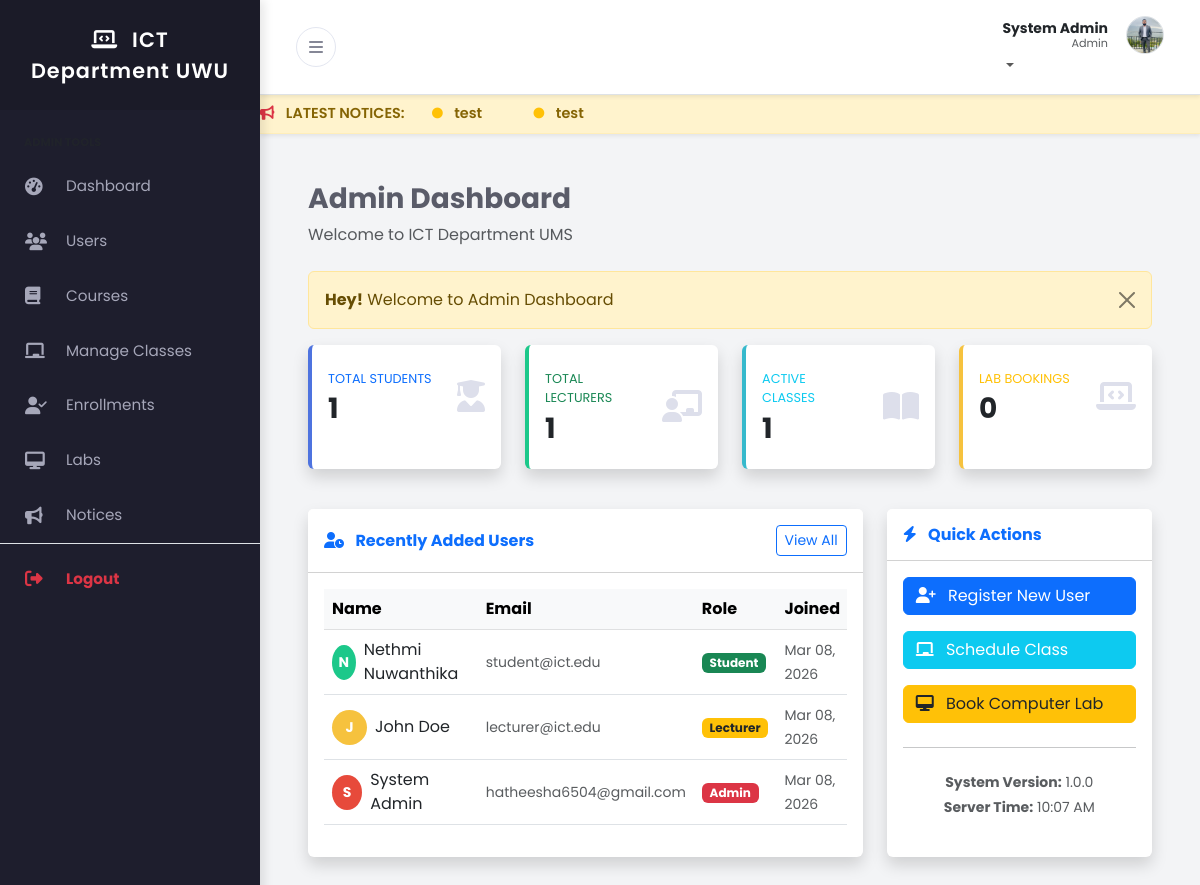
/admin/index.php (signed in), run on the app's committed database.
### tables this page shows
CREATE TABLE IF NOT EXISTS `users` (
  `user_id` int NOT NULL AUTO_INCREMENT,
  `full_name` varchar(100) NOT NULL,
  `email` varchar(100) NOT NULL,
  `password_hash` varchar(255) NOT NULL,
  `role` enum('admin','lecturer','student') NOT NULL,
  `phone` varchar(20) DEFAULT NULL,
  `profile_pic` varchar(255) DEFAULT 'default.png',
  `created_at` timestamp NULL DEFAULT CURRENT_TIMESTAMP,
  `theme` varchar(10) DEFAULT 'light',
  PRIMARY KEY (`user_id`),
  UNIQUE KEY `email` (`email`)
);

### admin/index.php (the view)
<?php
include('../includes/header.php');
include('../config/db.php');
$student_query = "SELECT COUNT(user_id) AS total FROM users WHERE role='student'";
$student_run = mysqli_query($conn, $student_query);
$total_students = mysqli_fetch_assoc($student_run)['total'];
$lecturer_query = "SELECT COUNT(user_id) AS total FROM users WHERE role='lecturer'";
$lecturer_run = mysqli_query($conn, $lecturer_query);
$total_lecturers = mysqli_fetch_assoc($lecturer_run)['total'];
$class_query = "SELECT COUNT(class_id) AS total FROM classes";
$class_run = mysqli_query($conn, $class_query);
$total_classes = mysqli_fetch_assoc($class_run)['total'];
$lab_query = "SELECT COUNT(schedule_id) AS total FROM lab_schedules";
$lab_run = mysqli_query($conn, $lab_query);
$total_labs = mysqli_fetch_assoc($lab_run)['total'];
?>
<div class="container-fluid px-4">
    <h3 class="mt-4 fw-bold">Admin Dashboard</h3>
    <ol class="breadcrumb mb-4">
        <li class="breadcrumb-item active">Welcome to ICT Department UMS</li>
    </ol>
    <?php include('../message.php'); ?>
    <div class="row">
        <div class="col-xl-3 col-md-6 mb-4">
            <div class="card border-left-primary shadow h-100 py-2 border-0" style="border-left: 4px solid #4e73df !important;">
                <div class="card-body">
                    <div class="row no-gutters align-items-center">
                        <div class="col mr-2">
                            <div class="text-xs font-weight-bold text-primary text-uppercase mb-1" style="font-size: 0.8rem;">
                                Total Students</div>
                            <div class="h5 mb-0 font-weight-bold text-gray-800 fw-bold fs-3"><?= $total_students; ?></div>
                        </div>
                        <div class="col-auto">
                            <i class="fas fa-user-graduate fa-2x text-gray-300" style="color: #dddfeb;"></i>
                        </div>
                    </div>
                </div>
            </div>
        </div>
        <div class="col-xl-3 col-md-6 mb-4">
            <div class="card border-left-success shadow h-100 py-2 border-0" style="border-left: 4px solid #1cc88a !important;">
                <div class="card-body">
                    <div class="row no-gutters align-items-center">
                        <div class="col mr-2">
                            <div class="text-xs font-weight-bold text-success text-uppercase mb-1" style="font-size: 0.8rem;">
                                Total Lecturers</div>
                            <div class="h5 mb-0 font-weight-bold text-gray-800 fw-bold fs-3"><?= $total_lecturers; ?></div>
                        </div>
                        <div class="col-auto">
                            <i class="fas fa-chalkboard-teacher fa-2x text-gray-300" style="color: #dddfeb;"></i>
                        </div>
                    </div>
                </div>
            </div>
        </div>
        <div class="col-xl-3 col-md-6 mb-4">
            <div class="card border-left-info shadow h-100 py-2 border-0" style="border-left: 4px solid #36b9cc !important;">
                <div class="card-body">
                    <div class="row no-gutters align-items-center">
                        <div class="col mr-2">
                            <div class="text-xs font-weight-bold text-info text-uppercase mb-1" style="font-size: 0.8rem;">
                                Active Classes</div>
                            <div class="h5 mb-0 font-weight-bold text-gray-800 fw-bold fs-3"><?= $total_classes; ?></div>
                        </div>
                        <div class="col-auto">
                            <i class="fas fa-book-open fa-2x text-gray-300" style="color: #dddfeb;"></i>
                        </div>
                    </div>
                </div>
            </div>
        </div>
        <div class="col-xl-3 col-md-6 mb-4">
            <div class="card border-left-warning shadow h-100 py-2 border-0" style="border-left: 4px solid #f6c23e !important;">
                <div class="card-body">
                    <div class="row no-gutters align-items-center">
                        <div class="col mr-2">
                            <div class="text-xs font-weight-bold text-warning text-uppercase mb-1" style="font-size: 0.8rem;">
                                Lab Bookings</div>
                            <div class="h5 mb-0 font-weight-bold text-gray-800 fw-bold fs-3"><?= $total_labs; ?></div>
                        </div>
                        <div class="col-auto">
                            <i class="fas fa-laptop-code fa-2x text-gray-300" style="color: #dddfeb;"></i>
                        </div>
                    </div>
                </div>
            </div>
        </div>
    </div>
    <div class="row mt-3">
        <div class="col-lg-8 mb-4">
            <div class="card shadow border-0 h-100">
                <div class="card-header py-3 bg-white d-flex flex-row align-items-center justify-content-between">
                    <h6 class="m-0 font-weight-bold text-primary fw-bold"><i class="fas fa-user-clock me-2"></i> Recently Added Users</h6>
                    <a href="users.php" class="btn btn-sm btn-outline-primary">View All</a>
                </div>
                <div class="card-body">
                    <div class="table-responsive">
                        <table class="table table-hover align-middle">
                            <thead class="table-light">
                                <tr>
                                    <th>Name</th>
                                    <th>Email</th>
                                    <th>Role</th>
                                    <th>Joined</th>
                                </tr>
                            </thead>
                            <tbody>
                                <?php
                                $recent_users = "SELECT * FROM users ORDER BY user_id DESC LIMIT 5";
                                $recent_run = mysqli_query($conn, $recent_users);
                                if(mysqli_num_rows($recent_run) > 0) {
                                    foreach($recent_run as $user) {
                                        ?>
                                        <tr>
                                            <td>
                                                <div class="d-flex align-items-center">
                                                    <div class="rounded-circle text-white d-flex justify-content-center align-items-center me-2 fw-bold"
                                                         style="width:35px; height:35px; font-size:14px; background-color: <?= $user['role'] == 'admin' ? '#e74a3b' : ($user['role'] == 'lecturer' ? '#f6c23e' : '#1cc88a'); ?>">
                                                        <?= strtoupper(substr($user['full_name'], 0, 1)); ?>
                                                    </div>
                                                    <?= $user['full_name']; ?>
                                                </div>
                                            </td>
                                            <td><span class="text-muted small"><?= $user['email']; ?></span></td>
                                            <td>
                                                <span class="badge bg-<?= $user['role'] == 'admin' ? 'danger' : ($user['role'] == 'lecturer' ? 'warning text-dark' : 'success'); ?>">
                                                    <?= ucfirst($user['role']); ?>
                                                </span>
                                            </td>
                                            <td><span class="text-muted small"><?= date('M d, Y', strtotime($user['created_at'])); ?></span></td>
                                        </tr>
                                        <?php
                                    }
                                } else {
                                    echo "<tr><td colspan='4' class='text-center'>No users found</td></tr>";
                                }
                                ?>
                            </tbody>
                        </table>
                    </div>
                </div>
            </div>
        </div>
        <div class="col-lg-4 mb-4">
            <div class="card shadow border-0 h-100">
                <div class="card-header py-3 bg-white">
                    <h6 class="m-0 font-weight-bold text-primary fw-bold"><i class="fas fa-bolt me-2"></i> Quick Actions</h6>
                </div>
                <div class="card-body">
                    <div class="d-grid gap-3">
                        <a href="users.php" class="btn btn-primary text-start"><i class="fas fa-user-plus me-2"></i> Register New User</a>
                        <a href="classes.php" class="btn btn-info text-white text-start"><i class="fas fa-chalkboard me-2"></i> Schedule Class</a>
                        <a href="labs.php" class="btn btn-warning text-dark text-start"><i class="fas fa-desktop me-2"></i> Book Computer Lab</a>
                    </div>
                    <hr class="my-4">
                    <div class="text-center text-muted small">
                        <p class="mb-1"><strong>System Version:</strong> 1.0.0</p>
                        <p class="mb-0"><strong>Server Time:</strong> <?= date('h:i A'); ?></p>
                    </div>
                </div>
            </div>
        </div>
    </div>
</div>
<?php include('../includes/footer.php'); ?>

### includes/header.php (shortened to what this page needs)
<?php
include_once('../config/db.php');
$role = $_SESSION['auth_role'];
$user_id = $_SESSION['auth_user']['user_id'];
$header_query = "SELECT full_name, profile_pic, theme FROM users WHERE user_id='$user_id' LIMIT 1";
$header_query_run = mysqli_query($conn, $header_query);
$user_row = mysqli_fetch_array($header_query_run);
$user_name = $user_row['full_name'];
$profile_pic = $user_row['profile_pic'];
$user_theme = isset($user_row['theme']) ? $user_row['theme'] : 'light';
$initials = strtoupper(substr($user_name, 0, 1));
?>
<!DOCTYPE html>
<html lang="en">
<head>
    <link href="https://cdn.jsdelivr.net/npm/bootstrap@5.3.0/dist/css/bootstrap.min.css" rel="stylesheet">
    <link rel="stylesheet" href="https://cdnjs.cloudflare.com/ajax/libs/font-awesome/6.4.0/css/all.min.css">
    <link href="../assets/css/style.css" rel="stylesheet">
</head>
<body class="<?= ($user_theme == 'dark') ? 'dark-mode' : ''; ?>">
<div class="d-flex" id="wrapper">
    <div id="sidebar-wrapper">
        <div class="sidebar-heading">
            <i class="fas fa-laptop-code me-2"></i> ICT Department UWU
        </div>
        <div class="list-group list-group-flush mt-3">
            <?php if($role == 'admin') : ?>
                <div class="small text-uppercase fw-bold text-muted px-4 mb-2 mt-2" style="font-size:0.7rem;">Admin Tools</div>
                <a href="../admin/index.php" class="list-group-item list-group-item-action"><i class="fas fa-tachometer-alt me-3"></i> Dashboard</a>
                <a href="../admin/users.php" class="list-group-item list-group-item-action"><i class="fas fa-users me-3"></i> Users</a>
                <a href="../admin/courses.php" class="list-group-item list-group-item-action"><i class="fas fa-book me-3"></i> Courses</a>
                <a href="../admin/classes.php" class="list-group-item list-group-item-action"><i class="fas fa-chalkboard me-3"></i> Manage Classes</a>
                <a href="../admin/enrollments.php" class="list-group-item list-group-item-action"><i class="fas fa-user-check me-3"></i> Enrollments</a>
                <a href="../admin/labs.php" class="list-group-item list-group-item-action"><i class="fas fa-desktop me-3"></i> Labs</a>
                <a href="../admin/notices.php" class="list-group-item list-group-item-action"><i class="fas fa-bullhorn me-3"></i> Notices</a>
                <?php endif; ?>
            <div class="mt-auto mb-4 border-top pt-2">
                <a href="../logout.php" class="list-group-item list-group-item-action text-danger fw-bold">
                    <i class="fas fa-sign-out-alt me-3"></i> Logout
                </a>
            </div>
        </div>
    </div>
    <div id="page-content-wrapper">
        <nav class="navbar navbar-expand-lg border-bottom bg-white shadow-sm">
            <div class="container-fluid">
                <button class="btn btn-toggle" id="sidebarToggle">
                    <i class="fas fa-bars"></i>
                </button>
                <ul class="navbar-nav ms-auto mt-2 mt-lg-0">
                    <li class="nav-item dropdown">
                        <a class="nav-link dropdown-toggle p-0" href="#" id="navbarDropdown" role="button" data-bs-toggle="dropdown" aria-haspopup="true" aria-expanded="false">
                            <div class="user-profile-box d-flex align-items-center">
                                <div class="text-end d-none d-sm-block me-2" style="line-height: 1.2;">
                                    <span class="d-block fw-bold text-dark small"><?= $user_name; ?></span>
                                    <span class="d-block text-muted" style="font-size: 0.7rem;"><?= ucfirst($role); ?></span>
                                </div>
                                <?php if($profile_pic != 'default.png' && $profile_pic != ''): ?>
                                    <img src="../uploads/profile/<?= $profile_pic; ?>" class="rounded-circle border" style="width:38px; height:38px; object-fit:cover;">
                                <?php else: ?>
                                    <div class="user-avatar bg-primary text-white rounded-circle d-flex justify-content-center align-items-center fw-bold shadow-sm" style="width:38px; height:38px;">
                                        <?= $initials; ?>
                                    </div>
                                <?php endif; ?>
                            </div>
                        </a>
                    </li>
                </ul>
            </div>
        </nav>
        <?php
        $marquee_query = "SELECT title FROM notices ORDER BY id DESC LIMIT 5";
        $marquee_run = mysqli_query($conn, $marquee_query);
        if(mysqli_num_rows($marquee_run) > 0) {
            echo '<div class="notice-marquee shadow-sm">';
            echo '<marquee behavior="scroll" direction="left" onmouseover="this.stop();" onmouseout="this.start();">';
            echo '<i class="fas fa-bullhorn me-2 text-danger"></i> LATEST NOTICES: ';
            while($m_row = mysqli_fetch_array($marquee_run)) {
                echo '<span class="mx-4"> <i class="fas fa-circle fa-xs text-warning me-2"></i> ' . $m_row['title'] . '</span>';
            }
            echo '</marquee>';
            echo '</div>';
        }
        ?>
        <div class="container-fluid px-4 py-4">

### data on the page
users: full_name "System Admin", profile_pic (picture), full_name "S", email "hatheesha6504@gmail.com", role "Admin", created_at "Mar 08, 2026"
users: full_name "N", full_name "Nethmi Nuwanthika", email "student@ict.edu", role "Student", created_at "Mar 08, 2026"
users: full_name "J", full_name "John Doe", email "lecturer@ict.edu", role "Lecturer", created_at "Mar 08, 2026"

### other printed values
$role "Admin"
$m_row['title'] "test"
$_SESSION['message'] "Welcome to Admin Dashboard"
$total_students "1"
$total_lecturers "1"
$total_classes "1"
$total_labs "0"
